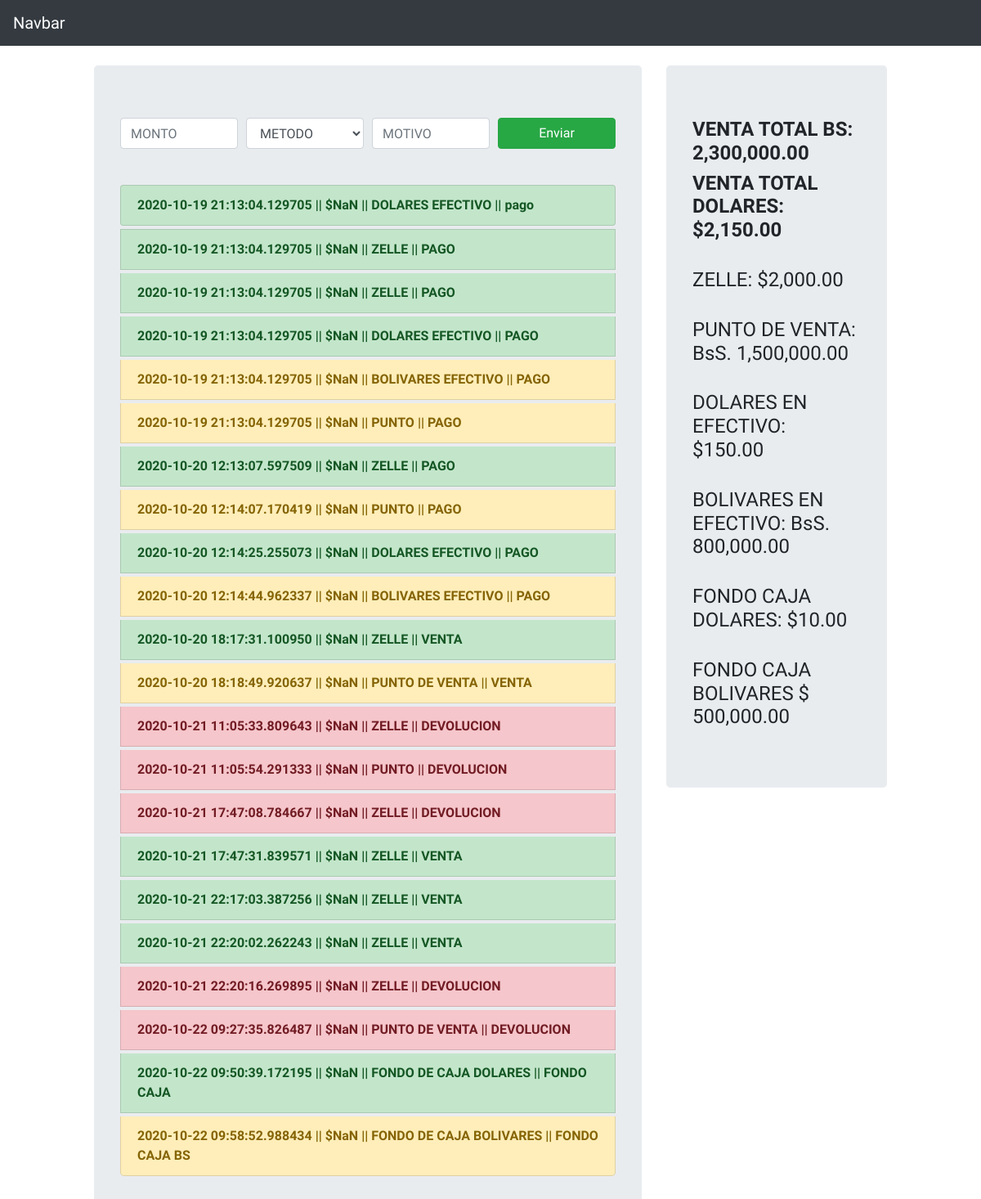
The page / on the database its author committed.
### app.py (models this page shows, shortened)
class Operacion(db.Model):
    id = db.Column(db.Integer, primary_key=True)
    date_created = db.Column(db.DateTime)
    amount = db.Column(db.Float, nullable=False)
    method = db.Column(db.String(100), nullable=False)
    reason = db.Column(db.String(100))

### app.py (the view)
@app.route('/')
def home():
    operations = Operacion.query.all()
    ops = db.session.query(Operacion).all()
    listZelle = [0]
    listPunto = [0]
    listEfectivoD = [0]
    listEfectivoBS = [0]
    fondoCajaD = 0.00
    fondoCajaBs = 0.00
    sumZelle = 0.00
    sumPunto = 0.00
    sumEfectivoD = 0.00
    sumEfectivoBS = 0.00
    def currencyFormat(monto):
        currency = "{:,.2f}".format(monto)
        return currency
    for op in operations:
        if 'ZELLE' in op.method.upper():
            listZelle.insert(0, op.amount)
            sumZelle = sum(listZelle)
        if 'PUNTO' in op.method.upper():
            listPunto.insert(0, op.amount)
            sumPunto = sum(listPunto)
        if 'DOLARES EFECTIVO' in op.method.upper():
            listEfectivoD.insert(0, op.amount)
            sumEfectivoD = sum(listEfectivoD)
        if 'BOLIVARES EFECTIVO' in op.method.upper():
            listEfectivoBS.insert(0, op.amount)
            sumEfectivoBS = sum(listEfectivoBS)
        if 'FONDO DE CAJA DOLARES' in op.method.upper():
            fondoCajaD = op.amount
        if 'FONDO DE CAJA BOLIVARES' in op.method.upper():
            fondoCajaBs = op.amount
    venta_total_dolares = sumZelle + sumEfectivoD
    venta_total_bolivares = sumPunto + sumEfectivoBS
    return render_template('prueba.html', operations = operations , sumZelle = currencyFormat(sumZelle), sumPunto = currencyFormat(sumPunto), sumEfectivoBS = currencyFormat(sumEfectivoBS) ,
    venta_total_dolares = currencyFormat(venta_total_dolares), venta_total_bolivares = currencyFormat(venta_total_bolivares), sumEfectivoD = currencyFormat(sumEfectivoD), fondoCajaD = currencyFormat(fondoCajaD), fondoCajaBs = currencyFormat(fondoCajaBs))

### templates/prueba.html (shortened to what this page needs)
<!DOCTYPE html>
<html lang="en">
<head>
    <link rel="stylesheet" href="https://cdn.jsdelivr.net/npm/bootstrap@4.5.3/dist/css/bootstrap.min.css">
    <link href="static/main.css" rel="stylesheet">
</head>
<body>
  <nav class="navbar navbar-dark bg-dark">
    <span class="navbar-brand mb-0 h1">Navbar</span>
  </nav>
  <div class="container-fluid">
        <div class="row">
            <div class="col-lg-7 offset-md-1 mt-4">
                <div class="jumbotron ">
                    <form action="/create" method="POST">
                      <div class="form-row">
                        <div class="col-3">
                          <input type="text" class="form-control" name="amount"placeholder="MONTO" required="required">
                        </div>
                        <div class="form-group col-3">
                          <select class="form-control" id="exampleFormControlSelect1" name="method">
                            <option > METODO</option>
                          </select>
                        </div>
                        <div class="col-3">
                          <input type="text" class="form-control" placeholder="MOTIVO" name="reason">
                        </div>
                        <div class="col-3">
                          <button class="btn btn-success btn-block">Enviar</button>
                        </div>
                      </div>
                    </form>
                  <ul class="list-group mt-4">
                    {% for operation in operations %}
                      <li class="list-group-item mt-1  "><strong>{{ operation.date_created}} || <span class="op-amount"> {{operation.amount}} </span> || {{operation.method}} || {{operation.reason}}</strong></li>
                  </ul>
                  {% endfor %}
                  </div>
            </div>
            <div class="col-lg-3 mt-4">
                <div class="jumbotron ">
                  <h4><strong>VENTA TOTAL BS: {{venta_total_bolivares}}</strong></h4>
                  <h4><strong>VENTA TOTAL DOLARES: ${{venta_total_dolares}}</strong></h4>
                  <br>
                  <h4>ZELLE: ${{sumZelle}}</h4>
                  <br>
                   <h4>PUNTO DE VENTA: BsS. {{sumPunto}}</h4>
                   <br>
                   <h4>DOLARES EN EFECTIVO: ${{sumEfectivoD}}</h4>
                   <br>
                    <h4>BOLIVARES EN EFECTIVO: BsS. {{sumEfectivoBS}}</h4>
                    <br>
                    <h4>FONDO CAJA DOLARES: ${{fondoCajaD}}</h4>
                    <br>
                    <h4>FONDO CAJA BOLIVARES $ {{fondoCajaBs}}</h4>
                  </div>
            </div>
        </div>
    </div>
</body>
</html>

### static/main.css (style rules this page uses)
body { font-family: 'Ubuntu', sans-serif; }

### rows shown on the page
Operacion: date_created "2020-10-19 21:13:04.129705", method "DOLARES EFECTIVO", reason "pago"
Operacion: date_created "2020-10-19 21:13:04.129705", method "ZELLE", reason "PAGO"
Operacion: date_created "2020-10-19 21:13:04.129705", method "ZELLE", reason "PAGO"
Operacion: date_created "2020-10-19 21:13:04.129705", method "DOLARES EFECTIVO", reason "PAGO"
Operacion: date_created "2020-10-19 21:13:04.129705", method "BOLIVARES EFECTIVO", reason "PAGO"
Operacion: date_created "2020-10-19 21:13:04.129705", method "PUNTO", reason "PAGO"
Operacion: date_created "2020-10-20 12:13:07.597509", method "ZELLE", reason "PAGO"
Operacion: date_created "2020-10-20 12:14:07.170419", method "PUNTO", reason "PAGO"
Operacion: date_created "2020-10-20 12:14:25.255073", method "DOLARES EFECTIVO", reason "PAGO"
Operacion: date_created "2020-10-20 12:14:44.962337", method "BOLIVARES EFECTIVO", reason "PAGO"
Operacion: date_created "2020-10-20 18:17:31.100950", method "ZELLE", reason "VENTA"
Operacion: date_created "2020-10-20 18:18:49.920637", method "PUNTO DE VENTA", reason "VENTA"
Operacion: date_created "2020-10-21 11:05:33.809643", method "ZELLE", reason "DEVOLUCION"
Operacion: date_created "2020-10-21 11:05:54.291333", method "PUNTO", reason "DEVOLUCION"
Operacion: date_created "2020-10-21 17:47:08.784667", method "ZELLE", reason "DEVOLUCION"
Operacion: date_created "2020-10-21 17:47:31.839571", method "ZELLE", reason "VENTA"
Operacion: date_created "2020-10-21 22:17:03.387256", method "ZELLE", reason "VENTA"
Operacion: date_created "2020-10-21 22:20:02.262243", method "ZELLE", reason "VENTA"
Operacion: date_created "2020-10-21 22:20:16.269895", method "ZELLE", reason "DEVOLUCION"
Operacion: date_created "2020-10-22 09:27:35.826487", method "PUNTO DE VENTA", reason "DEVOLUCION"
Operacion: date_created "2020-10-22 09:50:39.172195", method "FONDO DE CAJA DOLARES", reason "FONDO CAJA"
Operacion: date_created "2020-10-22 09:58:52.988434", method "FONDO DE CAJA BOLIVARES", reason "FONDO CAJA BS"

### other values the page prints
{{ venta_total_bolivares }} "2,300,000.00"
{{ venta_total_dolares }} "2,150.00"
{{ sumZelle }} "2,000.00"
{{ sumPunto }} "1,500,000.00"
{{ sumEfectivoD }} "150.00"
{{ sumEfectivoBS }} "800,000.00"
{{ fondoCajaD }} "10.00"
{{ fondoCajaBs }} "500,000.00"
